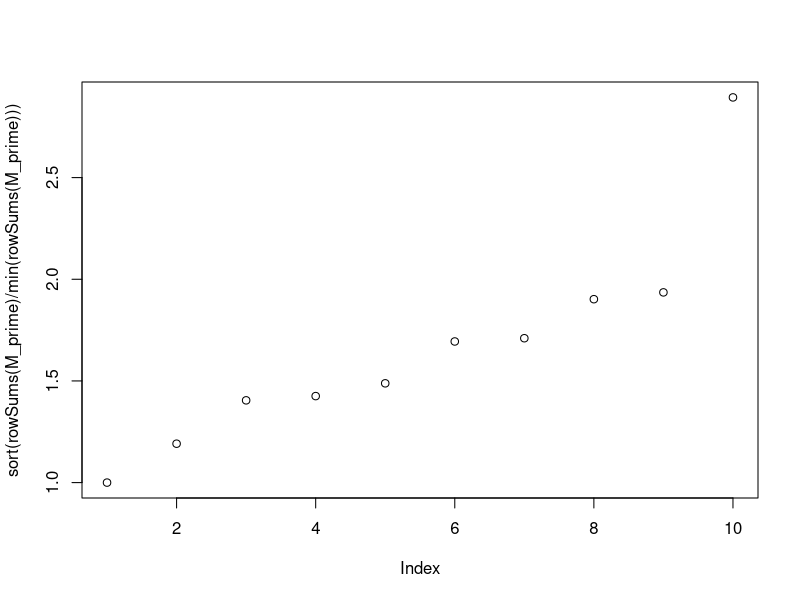
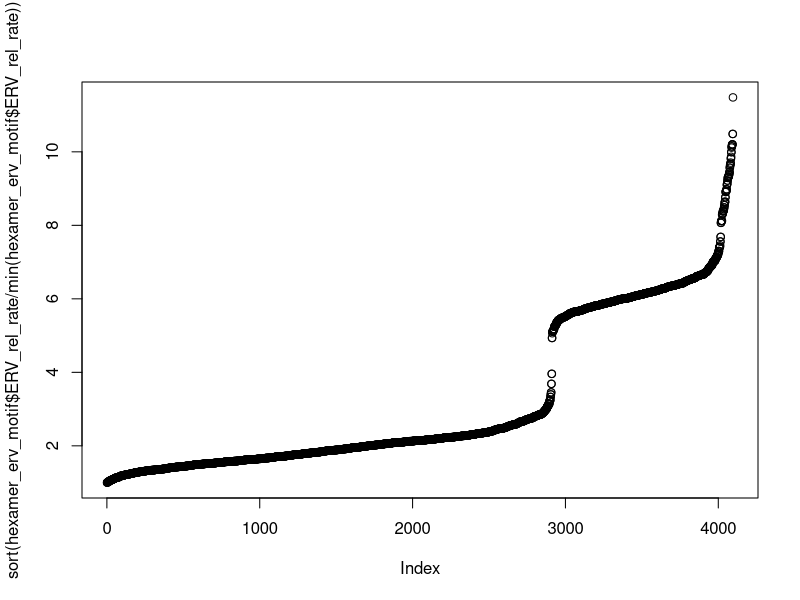

Write R code to recreate these figures, in order. (Note: this script raises an error after producing the figures.)
library(tidyverse)
# library(MCMCpack)
# library(ramify)

sample_M_double <- function(N, M_mu, M_sigma) {
  # log-normally distributed entries
  M_prime <- matrix(nrow=N, ncol=1)
  for (i in 1:N) {
    M_prime[i, 1] <- exp(rnorm(1, M_mu, M_sigma))
  }
  M <- matrix(nrow=N, ncol=N)
  for (i in 1:N) {
    for (j in 1:N) { 
      if (i != j) {
        M[i, j] <- M_prime[j, 1]*pmax(
          0, exp(rnorm(1, M_mu, M_sigma)))
      }
    }
  }
  for (i in 1:N) {
    M[i, i] <- -sum(M[, i], na.rm=T)
  }
  return(M)
}

# test sampling
M_prime <- sample_M_double(10, 0, 1)
M_prime[M_prime<0] <- 0
rowSums(M_prime)
range(M_prime[M_prime>0])
max(range(M_prime[M_prime>0]))/
  min(range(M_prime[M_prime>0]))
plot(sort(rowSums(M_prime)/min(rowSums(M_prime))))

hexamer_erv_motif <- read_tsv("../data/hexamers_ERVaveraged.txt")
names(hexamer_erv_motif) <- c("wtMotif", "ERV_rel_rate")
plot(sort(hexamer_erv_motif$ERV_rel_rate/
            min(hexamer_erv_motif$ERV_rel_rate)))

# remaining parameters
sample_Q <- function(N, Q_alpha) {
  # symmetric dirichlet distributed
  if (Q_alpha == Inf) { 
    Q <- rep(1/N, N)
  } else {
    Q <- t(rdirichlet(1, rep(Q_alpha, N)))
  }
  return(Q)
}

get_equilibrium_frequencies <- function(N, M, S, Q) {
  E_N <- as.matrix(c(rep(0, N-1), 1))
  M_N <- M; M_N[N, ] <- rep(1, N)
  Q_S <- S*Q
  P_0 <- solve(M_N) %*% E_N
  # analytic derivation
  P <- (1-S)*P_0 + Q_S
  return(P)
}

# constants
N = 5  # 50
M_mu = 0

# initialize
output_list_v2 <- tibble(
  "S"=as.numeric(), "M_sigma"=as.numeric(), "Q_alpha"=as.numeric(), "iter_index"=as.numeric(), 
  "motif_index"=as.numeric(), "motif_ratio"=as.numeric(), 
  "motif_mutrate"=as.numeric(), "motif_ratio_max"=as.numeric())

# iterate
for (S in c(0, 0.05, 0.1, 0.2, 0.4, 0.8)) {
  for (M_sigma in c(0:100)/100) {
  # for (M_sigma in 2**(c(0:40)/5)) {
    for (Q_alpha in c(Inf)) {  # , 10, 1)) { 
      for (i in 1:1) {
        print(c(S, M_sigma, Q_alpha, i))

        # sample parameters
        M <- sample_M_double(N, 0, M_sigma)
        Q <- sample_Q(N, Q_alpha)
        
        # equilibrium frequencies
        P_exon <- get_equilibrium_frequencies(N, M, S, Q)
        P_intron <- get_equilibrium_frequencies(N, M, 0, Q)
        
        # append to output
        for (j in 1:length(P_exon)) {
          output_list_v2 <- bind_rows(output_list_v2, c(
            "S"=S, "M_sigma"=M_sigma, "Q_alpha"=Q_alpha, "iter_index"=i, 
            "motif_index"=j, "motif_ratio"=P_exon[j]/P_intron[j],
            "motif_mutrate"=M[j, j], "mutrate_ratio_max"=max(M[M > 0])/min(M[M > 0])))
        }
      }
    }
  }
}

write_tsv(output_list_v2, "../results/figures/output_list_v2_double.txt")
output_list_v2 <- read_tsv("../results/figures/output_list_v2_double.txt")

output_list_v2_temp <- filter(output_list_v2, S!=1) %>% 
  group_by(M_sigma, S, Q_alpha) %>% summarise(
    motif_ratio_0 = quantile(motif_ratio, probs=0/100, na.rm=T), 
    motif_ratio_25 = quantile(motif_ratio, probs=25/100, na.rm=T),
    motif_ratio_50 = quantile(motif_ratio, probs=50/100, na.rm=T),
    motif_ratio_75 = quantile(motif_ratio, probs=75/100, na.rm=T),
    motif_ratio_100 = quantile(motif_ratio, probs=100/100, na.rm=T),
    mutrate_ratio_max = mean(mutrate_ratio_max, na.rm=T)) %>% 
  gather(motif_ratio_summary, motif_ratio, motif_ratio_0, 
    motif_ratio_25, motif_ratio_50, motif_ratio_75, 
    motif_ratio_100) %>% 
  mutate(motif_ratio_summary = as.factor(as.numeric(gsub(
    "motif_ratio_", "", motif_ratio_summary))))

output_list_v2_mean <- output_list_v2_temp %>% 
  dplyr::select(M_sigma, S, Q_alpha, motif_ratio_summary, motif_ratio, mutrate_ratio_max)
write_tsv(output_list_v2_mean, "../results/figures/output_list_v2_mean_double.txt")
output_list_v2_mean <- read_tsv("../results/figures/output_list_v2_mean_double.txt")

ggplot(output_list_v2_mean) + 
  geom_line(aes(x=M_sigma, y=log2(motif_ratio), color=as.factor(motif_ratio_summary)), 
               position="identity") + theme(aspect.ratio=3) + 
  facet_grid(cols=vars(S)) + 
  xlab("Increasing mutational bias (mb)") + ylab("Exon vs intron motif ratio (log2)") + 
  scale_color_discrete("Quantile") + 
  scale_x_continuous(breaks=c(0, 0.5, 1.0), limits=c(-0.1, 1.1))
ggsave("../results/figures/analytical_model_uniform_mean_double_transpose.pdf", width=5, height=5)
